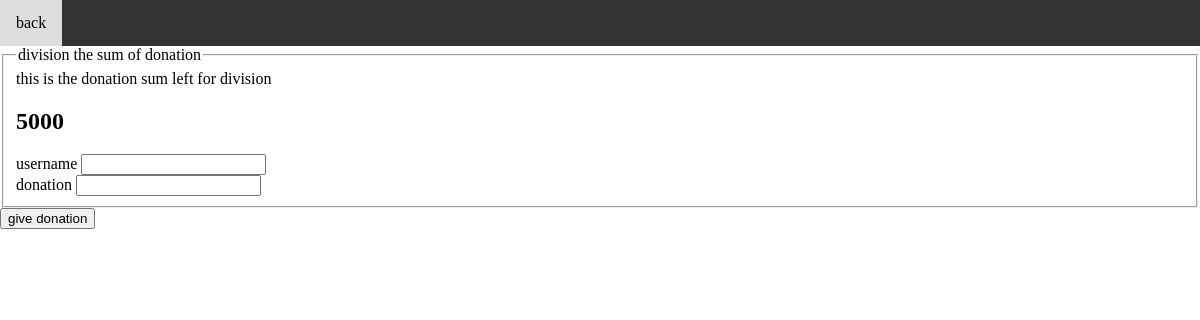
Page /divideDonation on the earlier database version.
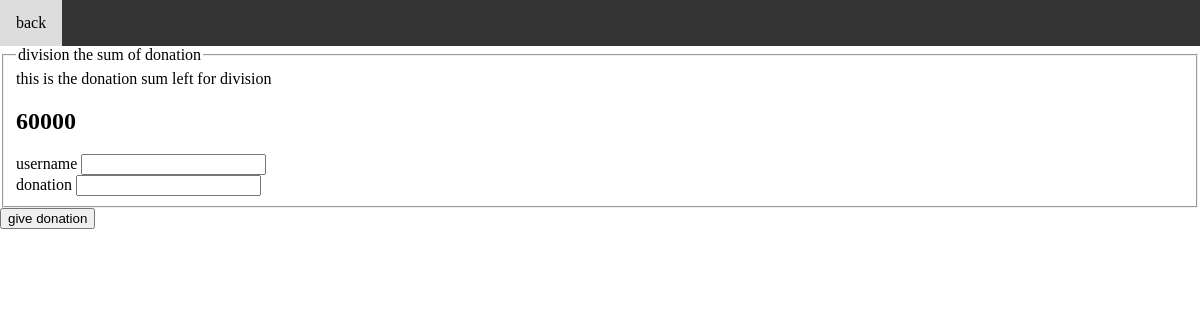
Same page on the later database version.
### tables this page shows
CREATE TABLE `admin` (username TEXT PRIMARY KEY NOT NULL, password TEXT, donation TEXT);

### App.py (the view, shortened to what this page needs)
@app.route('/divideDonation', methods=['GET', 'POST'])  # donation value
def divideDonation():
    x = ''
    Database()
    session["useradm"] = "admin"
    guest = cursor.execute("SELECT donation FROM `admin` WHERE `username` = ?", (session["useradm"],))
    str1 = ''
    users = []
    for x in guest:
        str1 = str1.join(x)
        users.append(str1)
    form = DivideDonationForm()
    return render_template('divideDonation.html', form=form, guest=users)

### forms.py
class DivideDonationForm(FlaskForm):
    username = StringField("username", validators=[DataRequired()])
    donation = StringField("donation", validators=[DataRequired()])
    submit = SubmitField('give donation')

### templates/divideDonation.html (shortened to what this page needs)
<!DOCTYPE html>
<html lang="en">
<head>
</head>
<body>
<div  class="container w-50">
  <form method="POST" action="" >
    <div class="topnav">
            <a href="useradmin">back</a>
        </div>
    <fieldset>
      this is the donation sum left for division
      {% for gues in guest %}
      <article class="media content-section">
        <div class="media-body">
          <h2> {{ gues }}</h2>
        </div>
      </article>
      {% endfor %}
      <legend class="border-bottom mb-4">division the sum of donation</legend>
      <div class="form-group">
        {{ form.username.label(class="form-control-label") }}
        {% if form.username.errors %}
        {{ form.username(class="from-control form-control-lg is-invalid") }}
        {% for error in form.username.errors %}
        <span> {{error}}</span>
        {% endfor %}
        {% else %}
        {{ form.username(class="from-control form-control-lg") }}
        {%endif%}
      </div>
      <div class="form-group">
        {{ form.donation.label(class="form-control-label") }}
        {% if form.donation.errors%}
        {{ form.donation(class="from-control form-control-lg is-invalid") }}
        {% for error in form.donation.errors %}
        <span> {{error}}</span>
        {% endfor %}
        {% else %}
        {{ form.donation(class="from-control form-control-lg") }}
        {%endif%}
      </div>
    </fieldset>
    <div class="field-group my-4">
      {{ form.submit(class='btn btn-online-info') }}
    </div>
    <br>
  </form>
</div>
</body>
</html>

Differences in the rows shown:
changed admin: donation "5000" → "60000"
